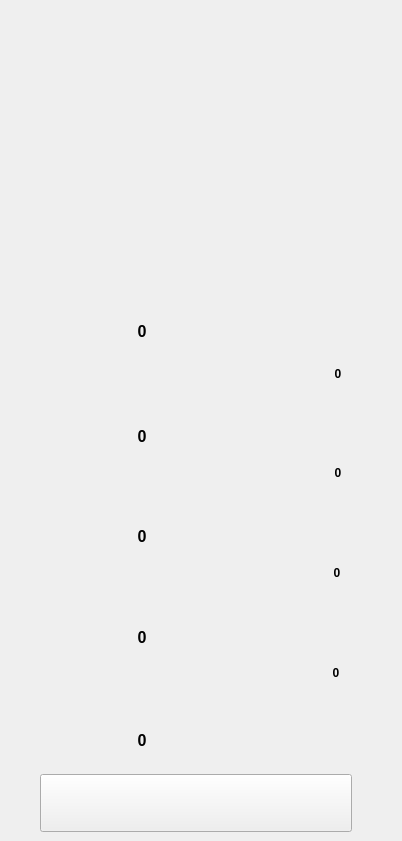
    <widget class="QWidget" name="cardio">
     <widget class="QLabel" name="headerbg_2">
      <property name="geometry">
       <rect>
        <x>0</x>
        <y>0</y>
        <width>393</width>
        <height>250</height>
       </rect>
      </property>
      <property name="styleSheet">
       <string notr="true">border-image: url(:/background/exerciseimg/exercisebg.png);</string>
      </property>
      <property name="text">
       <string/>
      </property>
     </widget>
     <widget class="QPushButton" name="start">
      <property name="geometry">
       <rect>
        <x>40</x>
        <y>774</y>
        <width>312</width>
        <height>58</height>
       </rect>
      </property>
      <property name="styleSheet">
       <string notr="true">border-image: url(:/buttons/exerciseimg/start.png);</string>
      </property>
      <property name="text">
       <string/>
      </property>
     </widget>
     <widget class="QLabel" name="headerbg_4">
      <property name="geometry">
       <rect>
        <x>36</x>
        <y>258</y>
        <width>342</width>
        <height>505</height>
       </rect>
      </property>
      <property name="styleSheet">
       <string notr="true">background:none;
border-image: url(:/background/exerciseimg/allcardio.png);</string>
      </property>
      <property name="text">
       <string/>
      </property>
     </widget>
     <widget class="QPushButton" name="cardioduration">
      <property name="geometry">
       <rect>
        <x>46</x>
        <y>168</y>
        <width>69</width>
        <height>58</height>
       </rect>
      </property>
      <property name="styleSheet">
       <string notr="true">background:none;</string>
      </property>
      <property name="text">
       <string/>
      </property>
      <property name="flat">
       <bool>true</bool>
      </property>
     </widget>
     <widget class="QPushButton" name="cardiorepitition">
      <property name="geometry">
       <rect>
        <x>162</x>
        <y>169</y>
        <width>69</width>
        <height>58</height>
       </rect>
      </property>
      <property name="styleSheet">
       <string notr="true">background:none;</string>
      </property>
      <property name="text">
       <string/>
      </property>
      <property name="flat">
       <bool>true</bool>
      </property>
     </widget>
     <widget class="QPushButton" name="cardioresttime">
      <property name="geometry">
       <rect>
        <x>278</x>
        <y>170</y>
        <width>69</width>
        <height>58</height>
       </rect>
      </property>
      <property name="styleSheet">
       <string notr="true">background:none;</string>
      </property>
      <property name="text">
       <string/>
      </property>
      <property name="flat">
       <bool>true</bool>
      </property>
     </widget>
     <widget class="QLabel" name="labelduration1">
      <property name="geometry">
       <rect>
        <x>129</x>
        <y>323</y>
        <width>26</width>
        <height>16</height>
       </rect>
      </property>
      <property name="font">
       <font>
        <family>Arial</family>
        <pointsize>12</pointsize>
        <weight>75</weight>
        <bold>true</bold>
       </font>
      </property>
      <property name="styleSheet">
       <string notr="true">background:none;</string>
      </property>
      <property name="text">
       <string>0</string>
      </property>
      <property name="alignment">
       <set>Qt::AlignCenter</set>
      </property>
     </widget>
     <widget class="QLabel" name="labelduration1_2">
      <property name="geometry">
       <rect>
        <x>129</x>
        <y>428</y>
        <width>26</width>
        <height>16</height>
       </rect>
      </property>
      <property name="font">
       <font>
        <family>Arial</family>
        <pointsize>12</pointsize>
        <weight>75</weight>
        <bold>true</bold>
       </font>
      </property>
      <property name="styleSheet">
       <string notr="true">background:none;</string>
      </property>
      <property name="text">
       <string>0</string>
      </property>
      <property name="alignment">
       <set>Qt::AlignCenter</set>
      </property>
     </widget>
     <widget class="QLabel" name="labelduration1_3">
      <property name="geometry">
       <rect>
        <x>129</x>
        <y>528</y>
        <width>26</width>
        <height>16</height>
       </rect>
      </property>
      <property name="font">
       <font>
        <family>Arial</family>
        <pointsize>12</pointsize>
        <weight>75</weight>
        <bold>true</bold>
       </font>
      </property>
      <property name="styleSheet">
       <string notr="true">background:none;</string>
      </property>
      <property name="text">
       <string>0</string>
      </property>
      <property name="alignment">
       <set>Qt::AlignCenter</set>
      </property>
     </widget>
     <widget class="QLabel" name="labelduration1_4">
      <property name="geometry">
       <rect>
        <x>129</x>
        <y>629</y>
        <width>26</width>
        <height>16</height>
       </rect>
      </property>
      <property name="font">
       <font>
        <family>Arial</family>
        <pointsize>12</pointsize>
        <weight>75</weight>
        <bold>true</bold>
       </font>
      </property>
      <property name="styleSheet">
       <string notr="true">background:none;</string>
      </property>
      <property name="text">
       <string>0</string>
      </property>
      <property name="alignment">
       <set>Qt::AlignCenter</set>
      </property>
     </widget>
     <widget class="QLabel" name="labelduration1_5">
      <property name="geometry">
       <rect>
        <x>129</x>
        <y>732</y>
        <width>26</width>
        <height>16</height>
       </rect>
      </property>
      <property name="font">
       <font>
        <family>Arial</family>
        <pointsize>12</pointsize>
        <weight>75</weight>
        <bold>true</bold>
       </font>
      </property>
      <property name="styleSheet">
       <string notr="true">background:none;</string>
      </property>
      <property name="text">
       <string>0</string>
      </property>
      <property name="alignment">
       <set>Qt::AlignCenter</set>
      </property>
     </widget>
     <widget class="QLabel" name="labelrest">
      <property name="geometry">
       <rect>
        <x>325</x>
        <y>366</y>
        <width>26</width>
        <height>16</height>
       </rect>
      </property>
      <property name="font">
       <font>
        <family>Arial</family>
        <pointsize>9</pointsize>
        <weight>75</weight>
        <bold>true</bold>
       </font>
      </property>
      <property name="styleSheet">
       <string notr="true">background:none;</string>
      </property>
      <property name="text">
       <string>0</string>
      </property>
      <property name="alignment">
       <set>Qt::AlignCenter</set>
      </property>
     </widget>
     <widget class="QLabel" name="labelrest_2">
      <property name="geometry">
       <rect>
        <x>325</x>
        <y>465</y>
        <width>26</width>
        <height>16</height>
       </rect>
      </property>
      <property name="font">
       <font>
        <family>Arial</family>
        <pointsize>9</pointsize>
        <weight>75</weight>
        <bold>true</bold>
       </font>
      </property>
      <property name="styleSheet">
       <string notr="true">background:none;</string>
      </property>
      <property name="text">
       <string>0</string>
      </property>
      <property name="alignment">
       <set>Qt::AlignCenter</set>
      </property>
     </widget>
     <widget class="QLabel" name="labelrest_3">
      <property name="geometry">
       <rect>
        <x>324</x>
        <y>565</y>
        <width>26</width>
        <height>16</height>
       </rect>
      </property>
      <property name="font">
       <font>
        <family>Arial</family>
        <pointsize>9</pointsize>
        <weight>75</weight>
        <bold>true</bold>
       </font>
      </property>
      <property name="styleSheet">
       <string notr="true">background:none;</string>
      </property>
      <property name="text">
       <string>0</string>
      </property>
      <property name="alignment">
       <set>Qt::AlignCenter</set>
      </property>
     </widget>
     <widget class="QLabel" name="labelrest_4">
      <property name="geometry">
       <rect>
        <x>323</x>
        <y>665</y>
        <width>26</width>
        <height>16</height>
       </rect>
      </property>
      <property name="font">
       <font>
        <family>Arial</family>
        <pointsize>9</pointsize>
        <weight>75</weight>
        <bold>true</bold>
       </font>
      </property>
      <property name="styleSheet">
       <string notr="true">background:none;</string>
      </property>
      <property name="text">
       <string>0</string>
      </property>
      <property name="alignment">
       <set>Qt::AlignCenter</set>
      </property>
     </widget>
     <widget class="QPushButton" name="back2main_4">
      <property name="geometry">
       <rect>
        <x>20</x>
        <y>59</y>
        <width>45</width>
        <height>42</height>
       </rect>
      </property>
      <property name="text">
       <string/>
      </property>
      <property name="iconSize">
       <size>
        <width>50</width>
        <height>50</height>
       </size>
      </property>
      <property name="flat">
       <bool>true</bool>
      </property>
     </widget>
    </widget>
